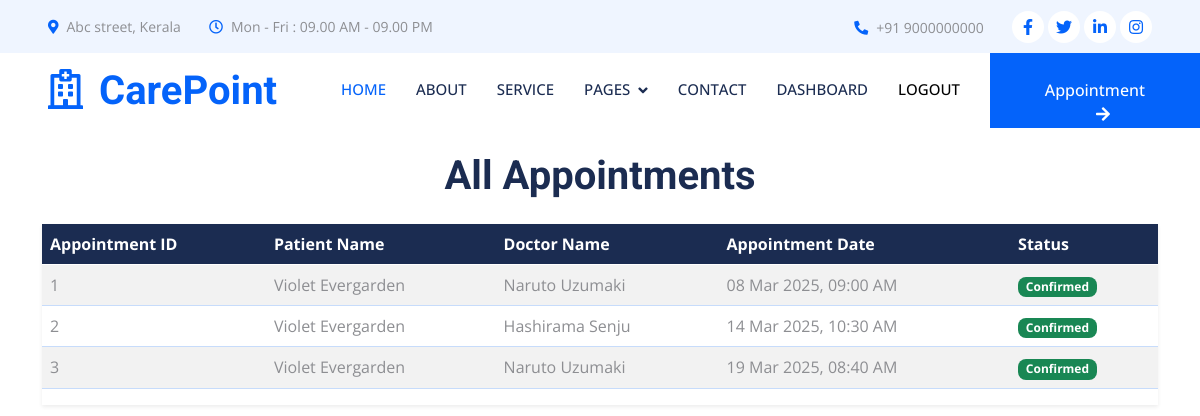
Page /appointment/all_appointments/ (signed in) on the committed database.
### appointment/models.py (models this page shows, shortened)
class Appointment(models.Model):
    APPOINTMENT_STATUS_CHOICES = [
        ('pending', 'Pending'),
        ('confirmed', 'Confirmed'),
        ('cancelled', 'Cancelled'),
    ]
    doctor = models.ForeignKey(Doctor, on_delete=models.CASCADE)
    patient = models.ForeignKey(Patient, on_delete=models.CASCADE)
    appointment_date = models.DateTimeField()
    status = models.CharField(max_length=10, choices=APPOINTMENT_STATUS_CHOICES, default='pending')
    payment_status = models.CharField(max_length=20, default='pending')
    created_at = models.DateTimeField(auto_now_add=True)
    updated_at = models.DateTimeField(auto_now=True)

### users_app/models.py (models this page shows, shortened)
class Patient(models.Model):
    user = models.OneToOneField(CustomUser, on_delete=models.CASCADE)
    date_of_birth = models.DateField(blank=True, null=True)
    mobile = models.CharField(max_length=15,blank=True,null=True)
    address = models.TextField(blank=True,null=True)
    medical_history = models.TextField(blank=True,null=True)
    created_at = models.DateTimeField(auto_now_add=True)
    updated_at = models.DateTimeField(auto_now=True)

class CustomUser(AbstractUser):
    USER_TYPE_CHOICES = [
        ('doctor', 'Doctor'),
        ('patient', 'Patient'),
        ('staff', 'Staff'),
    ]
    user_type = models.CharField(max_length=10, choices=USER_TYPE_CHOICES,db_index=True)
    @property
    def full_name(self):
        return f"{self.first_name} {self.last_name}"

class Doctor(models.Model):
    user = models.OneToOneField(CustomUser, on_delete=models.CASCADE)  #OneToOne field avoids duplicate names
    specialization = models.CharField(max_length=100, choices=DOCTOR_SPECIALIZATION_CHOICES, default='general_practice')
    created_at = models.DateTimeField(auto_now_add=True)
    updated_at = models.DateTimeField(auto_now=True)

### appointment/views.py (the view)
# urls.py: path('all_appointments/', views.all_appointments, name='all_appointments'),
@login_required
def all_appointments(request):
    appointments = Appointment.objects.all()
    return render(request, 'appointment/all_appointments.html', {'appointments': appointments})

### appointment/templates/appointment/all_appointments.html
{% extends "base.html" %}
{% block content %}
<div class="container mt-4">
    <h1 class="text-center mb-4">All Appointments</h1>
    <div class="table-responsive shadow-sm">
        <table class="table table-striped table-hover align-middle">
            <thead class="table-dark">
                <tr>
                    <th>Appointment ID</th>
                    <th>Patient Name</th>
                    <th>Doctor Name</th>
                    <th>Appointment Date</th>
                    <th>Status</th>
                </tr>
            </thead>
            <tbody>
                {% for appointment in appointments %}
                    <tr>
                        <td>{{ appointment.id }}</td>
                        <td>{{ appointment.patient.user.full_name }}</td>
                        <td>{{ appointment.doctor.user.full_name }}</td>
                        <td>{{ appointment.appointment_date|date:"d M Y, h:i A" }}</td>
                        <td>
                            {% if appointment.status == 'confirmed' %}
                                <span class="badge bg-success">{{ appointment.status|capfirst }}</span>
                            {% elif appointment.status == 'pending' %}
                                <span class="badge bg-warning text-dark">{{ appointment.status|capfirst }}</span>
                            {% elif appointment.status == 'cancelled' %}
                                <span class="badge bg-danger">{{ appointment.status|capfirst }}</span>
                            {% else %}
                                <span class="badge bg-secondary">{{ appointment.status|capfirst }}</span>
                            {% endif %}
                        </td>
                    </tr>
                {% empty %}
                    <tr>
                        <td colspan="5" class="text-center text-muted">No appointments available.</td>
                    </tr>
                {% endfor %}
            </tbody>
        </table>
    </div>
</div>
{% endblock %}

### templates/base.html (shortened to what this page needs)
{% load static %}
<!DOCTYPE html>
<html lang="en">
  <head>
    <link
      href="https://cdnjs.cloudflare.com/ajax/libs/font-awesome/5.10.0/css/all.min.css"
      rel="stylesheet"
    />
    <link
      href="https://cdn.jsdelivr.net/npm/bootstrap-icons@1.4.1/font/bootstrap-icons.css"
      rel="stylesheet"
    />
    <link href="{% static 'lib/animate/animate.min.css' %}" rel="stylesheet" />
    <link
      href="{% static 'lib/owlcarousel/assets/owl.carousel.min.css' %}"
      rel="stylesheet"
    />
    <link
      href="{% static 'lib/tempusdominus/css/tempusdominus-bootstrap-4.min.css' %}"
      rel="stylesheet"
    />
    <link href="{% static 'css/bootstrap.min.css' %}" rel="stylesheet" />
    <link href="{% static 'css/style.css' %}" rel="stylesheet" />
  </head>
  <body class="d-flex flex-column min-vh-100">
    <div class="container-fluid bg-light p-0 wow fadeIn" data-wow-delay="0.1s">
      <div class="row gx-0 d-none d-lg-flex">
        <div class="col-lg-7 px-5 text-start">
          <div class="h-100 d-inline-flex align-items-center py-3 me-4">
            <small class="fa fa-map-marker-alt text-primary me-2"></small>
            <small>Abc street, Kerala</small>
          </div>
          <div class="h-100 d-inline-flex align-items-center py-3">
            <small class="far fa-clock text-primary me-2"></small>
            <small>Mon - Fri : 09.00 AM - 09.00 PM</small>
          </div>
        </div>
        <div class="col-lg-5 px-5 text-end">
          <div class="h-100 d-inline-flex align-items-center py-3 me-4">
            <small class="fa fa-phone-alt text-primary me-2"></small>
            <small>+91 9000000000</small>
          </div>
          <div class="h-100 d-inline-flex align-items-center">
            <a
              class="btn btn-sm-square rounded-circle bg-white text-primary me-1"
              href="{% url 'error' %}"
              ><i class="fab fa-facebook-f"></i
            ></a>
            <a
              class="btn btn-sm-square rounded-circle bg-white text-primary me-1"
              href="{% url 'error' %}"
              ><i class="fab fa-twitter"></i
            ></a>
            <a
              class="btn btn-sm-square rounded-circle bg-white text-primary me-1"
              href="{% url 'error' %}"
              ><i class="fab fa-linkedin-in"></i
            ></a>
            <a
              class="btn btn-sm-square rounded-circle bg-white text-primary me-0"
              href="{% url 'error' %}"
              ><i class="fab fa-instagram"></i
            ></a>
          </div>
        </div>
      </div>
    </div>
    {% include "navbar.html" %}
    {% block content %}{% endblock %}
  </body>
</html>

### templates/navbar.html (shortened to what this page needs)
<nav
  class="navbar navbar-expand-lg bg-white navbar-light sticky-top p-0 wow fadeIn"
  data-wow-delay="0.1s"
>
  <a
    href="{% url 'home' %}"
    class="navbar-brand d-flex align-items-center px-4 px-lg-5"
  >
    <h1 class="m-0 text-primary">
      <i class="far fa-hospital me-3"></i>CarePoint
    </h1>
  </a>
  <div class="collapse navbar-collapse" id="navbarCollapse">
    <div class="navbar-nav ms-auto p-4 p-lg-0">
      <a href="{% url 'home' %}" class="nav-item nav-link active">Home</a>
      <a href="{% url 'about' %}" class="nav-item nav-link">About</a>
      <a href="{% url 'service' %}" class="nav-item nav-link">Service</a>
      <div class="nav-item dropdown">
        <a href="#" class="nav-link dropdown-toggle" data-bs-toggle="dropdown"
          >Pages</a
        >
      </div>
      <a href="{% url 'contact' %}" class="nav-item nav-link">Contact</a>
      {% if user.is_authenticated %}
      <ul class="navbar-nav ml-auto">
        {% if user.user_type == 'doctor' %}
          <li class="nav-item">
            <a href="{% url 'doctor_dashboard' %}" class="nav-link">Dashboard</a>
          </li>
        {% elif user.user_type == 'staff' %}
          <li class="nav-item">
            <a href="{% url 'staff_dashboard' %}" class="nav-link">Dashboard</a>
          </li>
        {% elif user.user_type == 'patient' %}
          <li class="nav-item">
            <a href="{% url 'patient_dashboard' %}" class="nav-link">Dashboard</a>
          </li>
        {% endif %}
      <form method="post" action="{% url 'logout' %}">
        <button type="submit" class="nav-item nav-link btn btn-link" style="border: none; background-color: transparent; color: black;">
          Logout
        </button>
      </form>
      {% else %}
      <a href="{% url 'login' %}" class="nav-item nav-link" >Login</a>
      {% endif %}
    </div>
    {% if user.is_authenticated %}
    <a
      href="{% url 'book_appointment' %}"
      class="btn btn-primary rounded-0 py-4 px-lg-5 d-none d-lg-block"
      >Appointment<i class="fa fa-arrow-right ms-3"></i
    ></a>
    {% else %}
    <a
      href="{% url 'login' %}"
      class="btn btn-primary rounded-0 py-4 px-lg-5 d-none d-lg-block"
      >Appointment<i class="fa fa-arrow-right ms-3"></i
    ></a>
    {% endif %}
  </div>
</nav>

### static/css/style.css (style rules this page uses)
:root { --primary: #0463FA; --light: #EFF5FF; --dark: #1B2C51; }
.btn { font-weight: 500; transition: .5s; }
.btn.btn-primary, .btn.btn-secondary { color: #FFFFFF; }
.btn-sm-square { width: 32px; height: 32px; }
.btn-square, .btn-sm-square, .btn-lg-square { padding: 0; display: flex; align-items: center; justify-content: center; font-weight: normal; }
.navbar .dropdown-toggle::after { border: none; content: "\f107"; font-family: "Font Awesome 5 Free"; font-weight: 900; vertical-align: middle; margin-left: 8px; }
.navbar .navbar-nav .nav-link { margin-right: 30px; padding: 25px 0; color: #FFFFFF; font-size: 15px; font-weight: 500; text-transform: uppercase; outline: none; }
.navbar .navbar-nav .nav-link:hover, .navbar .navbar-nav .nav-link.active { color: var(--primary); }
.navbar .navbar-brand, .navbar a.btn { height: 75px; }
.navbar .navbar-nav .nav-link { color: var(--dark); font-weight: 500; }
.navbar.sticky-top { top: -100px; transition: .5s; }

### rows in the picture
Appointment: id "1", patient.user.full_name "Violet Evergarden", doctor.user.full_name "Naruto Uzumaki", appointment_date "08 Mar 2025, 09:00 AM", status "Confirmed"
Appointment: id "2", patient.user.full_name "Violet Evergarden", doctor.user.full_name "Hashirama Senju", appointment_date "14 Mar 2025, 10:30 AM", status "Confirmed"
Appointment: id "3", patient.user.full_name "Violet Evergarden", doctor.user.full_name "Naruto Uzumaki", appointment_date "19 Mar 2025, 08:40 AM", status "Confirmed"
